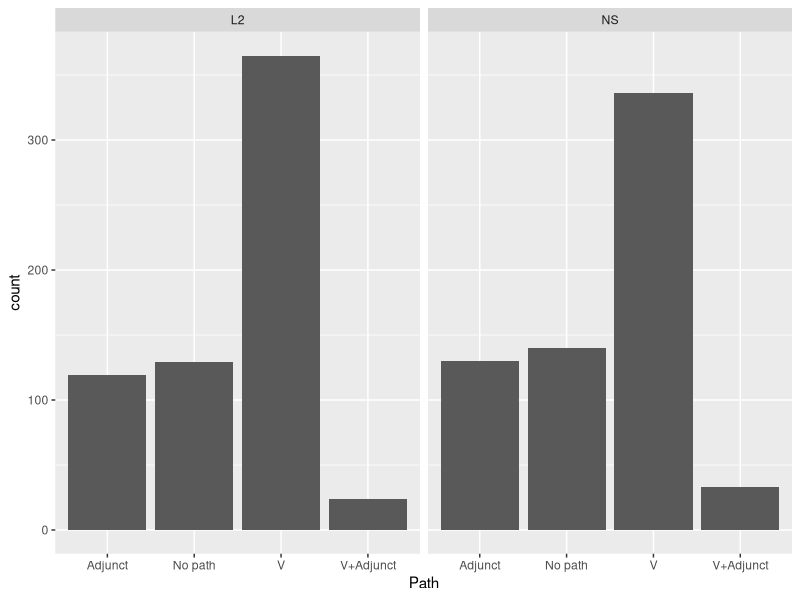
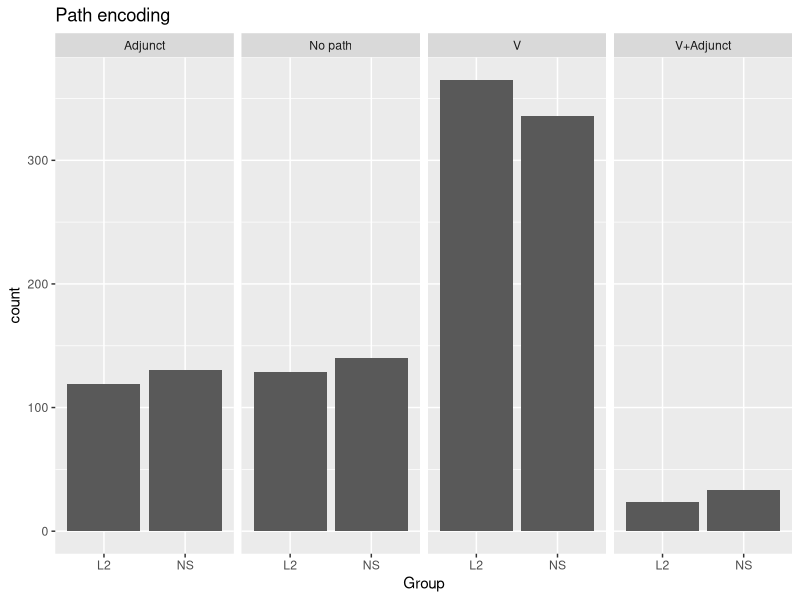
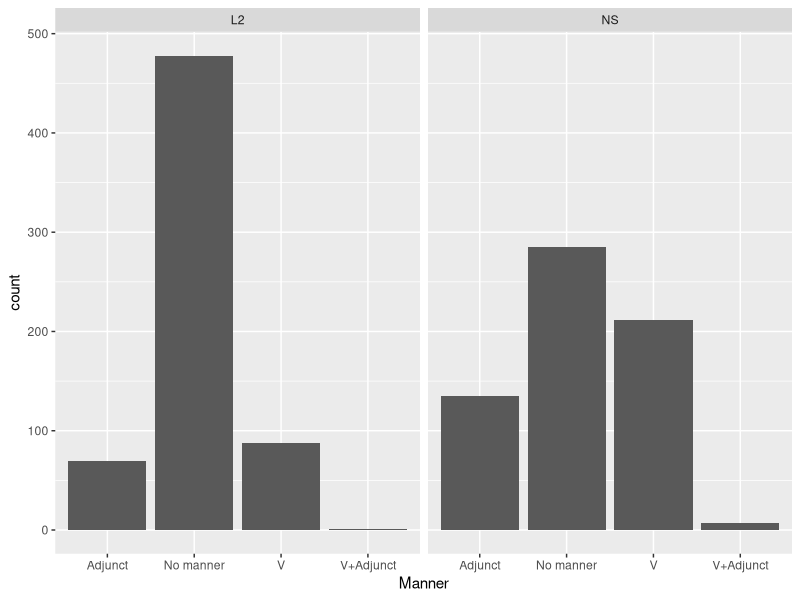
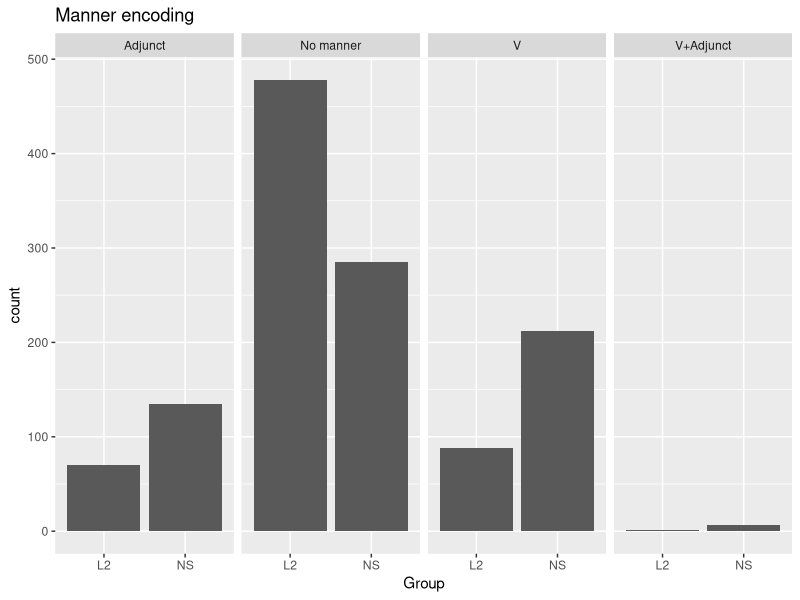

These figures' R source, in order:
## Analyse data from participants in the control (no priming) condition.

library(dplyr)
library(ggplot2)

#  ------------------------------------------------------------------------
#  Load data and simplify
#  ------------------------------------------------------------------------

# load transcriptions
tr_compl <- read.csv("data/data_verbal_transcribed.csv", fileEncoding = "UTF-8",
                     stringsAsFactors = FALSE)
head(tr_compl)

# simplify and keep only control participants; in this df include Target column
d_wtargets <- tr_compl %>%
  filter(Condition == "Control") %>%
  select(Subject:VideoName, Target)
head(d_wtargets)

# load annotated data
annot <- read.csv("data/data_annotated_long.csv", fileEncoding = "UTF-8",
                  stringsAsFactors = FALSE)
head(annot)


#  ------------------------------------------------------------------------
#  Summarise Path encoding
#  ------------------------------------------------------------------------

# How was Path expressed: in V, as an adjunct or both?
# this function will be passed on to dplyr
where_path <- function(df, liberal = FALSE) {
  mentions_path <- 
    if (liberal) {  # means that ?Path cases are counted as Path
      df$SemComp %in% c("?Path", "Path")
      } else {
        df$SemComp == "Path"
      }
  path_constituents <- df$SyntCateg[mentions_path]
  # Is P expressed in the V (0=no, 1=yes)?
  P_V <- as.numeric(sum("V" == path_constituents) > 0)
  # Is P expressed as an adjunct (0=no, 1=yes)?
  P_Adjunct <- as.numeric(sum("Adjunct" == path_constituents) > 0)
  # Classify as one of 3 or 4 cases (depends on whether "mixed" an own category?)
  Path <- 
    if(P_V + P_Adjunct == 0) {
      "No path"
    } else if (P_V + P_Adjunct == 2) {
      "V+Adjunct"  # change to "mixed" for more fine-grained classification
    } else if (P_V & !P_Adjunct) {
      "V"
    } else if (!P_V & P_Adjunct) {
      "Adjunct"
    } else {
      stop("Oops!")
    }
  # dataframe as output, so it works with dplyr::out()
  data.frame(Path, stringsAsFactors = FALSE)
}

# do this for the annotated data in long format
path_annot <- annot %>%
  filter(Condition == "Control") %>%
  group_by(Subject, Condition, Group, VideoTrial, VideoName) %>%
  do(where_path(., liberal = TRUE)) 

head(path_annot)

# now merge back into particiant data
d_wtargets <- left_join(d_wtargets, path_annot)
# Those with an NA in Path are cases of "No Path"
d_wtargets[is.na(d_wtargets$Path), ]
d_wtargets[is.na(d_wtargets$Path), "Path"] <- "No path"


#  ------------------------------------------------------------------------
#  Summarise Manner encoding
#  ------------------------------------------------------------------------

# How was Manner expressed: in V, as an adjunct or both?
# this function will be passed on to dplyr
where_manner <- function(df, liberal = FALSE) {
  mentions_manner <- 
    if (liberal) {  # means that ?Manner cases are counted as Manner
      df$SemComp %in% c("?Manner", "Manner")
    } else {
      df$SemComp == "Manner"
    }
  manner_constituents <- df$SyntCateg[mentions_manner]
  # Is P expressed in the V (0=no, 1=yes)?
  P_V <- as.numeric(sum("V" == manner_constituents) > 0)
  # Is P expressed as an adjunct (0=no, 1=yes)?
  P_Adjunct <- as.numeric(sum("Adjunct" == manner_constituents) > 0)
  # Classify as one of 3 or 4 cases (depends on whether "mixed" an own category?)
  Manner <- 
    if(P_V + P_Adjunct == 0) {
      "No manner"
    } else if (P_V + P_Adjunct == 2) {
      "V+Adjunct"  # change to "mixed" for more fine-grained classification
    } else if (P_V & !P_Adjunct) {
      "V"
    } else if (!P_V & P_Adjunct) {
      "Adjunct"
    } else {
      stop("Oops!")
    }
  # dataframe as output, so it works with dplyr::out()
  data.frame(Manner, stringsAsFactors = FALSE)
}

# do this for the annotated data in long format
manner_annot <- annot %>%
  filter(Condition == "Control") %>%
  group_by(Subject, Condition, Group, VideoTrial, VideoName) %>%
  do(where_manner(., liberal = TRUE)) 

head(manner_annot)

# now merge back into particiant data
d_wtargets <- left_join(d_wtargets, manner_annot)
# Those with an NA in Manner are cases of "No Manner"
d_wtargets[is.na(d_wtargets$Manner), ]
d_wtargets[is.na(d_wtargets$Manner), "Manner"] <- "No manner"

head(d_wtargets)


#  ------------------------------------------------------------------------
#  Descriptive tables/figures at group level
#  ------------------------------------------------------------------------

# simpler name for data frame without targets
d <- d_wtargets %>% select(-Target)

with(d, addmargins(table(Path, Manner, Group)))

ggplot(d, aes(x = Path)) +
  geom_bar() +
  facet_grid(. ~ Group)

ggplot(d, aes(x = Group)) +
  geom_bar() +
  facet_grid(. ~ Path) +
  ggtitle("Path encoding")

ggplot(d, aes(x = Manner)) +
  geom_bar() +
  facet_grid(. ~ Group)

ggplot(d, aes(x = Group)) +
  geom_bar() +
  facet_grid(. ~ Manner) +
  ggtitle("Manner encoding")
